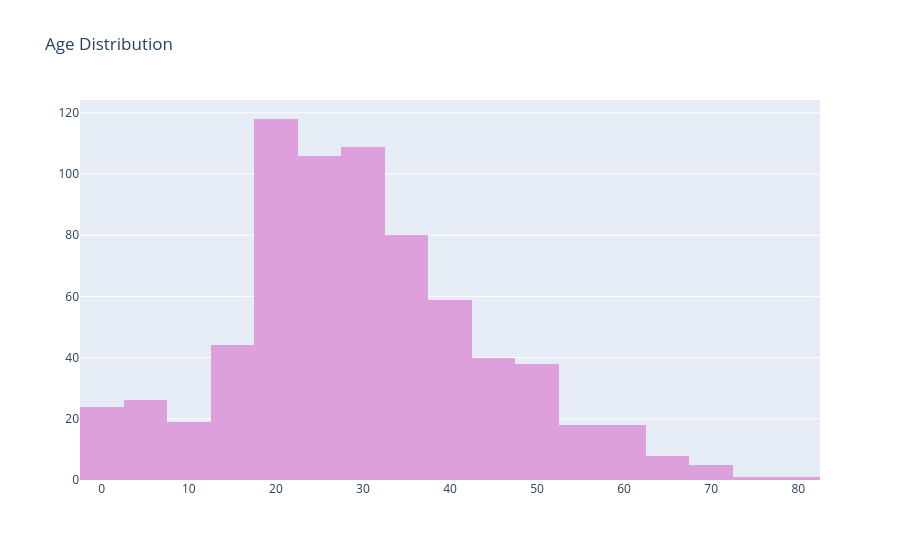

The cell this chart's notebook holds for it:
### Code cell
trace = go.Histogram(x = data['Age'], nbinsx=20, marker={'color' : 'plum'})
layout = go.Layout(title="Age Distribution")
fig = go.Figure(data=trace,layout = layout)
fig

### Figure 1 — Plotly figure (JSON) as saved in the notebook; plotly's stock layout.template omitted (floating-point values rounded to 4 significant figures; data arrays with more than 128 entries replaced by an {"elided": "..."} marker saying what was removed)
{"data": [{"marker": {"color": "plum"}, "nbinsx": 20, "type": "histogram", "x": {"elided": "891 float values"}}], "layout": {"title": {"text": "Age Distribution"}}}
